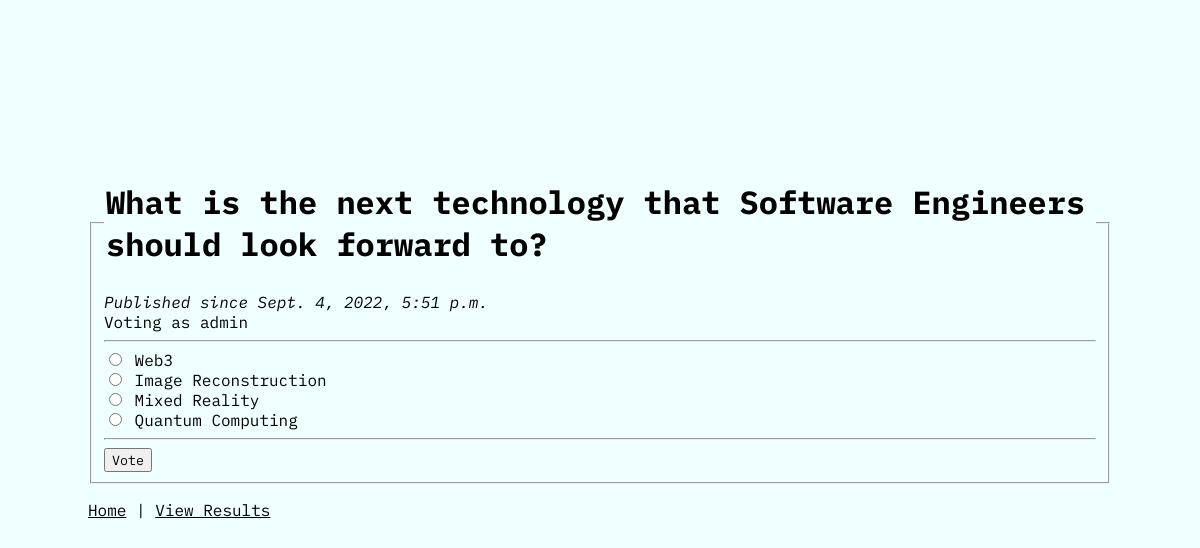
Page /polls/4/ (signed in) on the committed database.
### polls/models.py (models this page shows, shortened)
class Question(models.Model):
    question_text = models.CharField(max_length=280)
    publish_date = models.DateTimeField("date published")
    end_date = models.DateTimeField("date closed", default=None, null=True, blank=True)
    visibilty = models.BooleanField("poll visibility", default=True)
    def is_published(self):
        if not self.visibilty:
            return False
        return timezone.now() >= self.publish_date
    def can_vote(self):
        if not self.is_published():
            return False
        if not self.end_date:
            return True
        return self.end_date >= timezone.now() >= self.publish_date

class Choice(models.Model):
    question = models.ForeignKey(Question, on_delete=models.CASCADE)
    choice_text = models.CharField(max_length=80)

### polls/views.py (the view)
# urls.py: path("<int:pk>/", views.DetailsView.as_view(), name="details"),
class DetailsView(generic.DetailView):
    model = Question
    template_name = "polls/details.html"
    def dispatch(self, request, *args, **kwargs):
        self.question_id = kwargs["pk"]
        question = Question.objects.get(pk=self.question_id)
        if not question.is_published():
            raise Http404("Question is unpublished")
        if not question.can_vote():
            return redirect("polls:results", pk=self.question_id)
        return super(DetailsView, self).dispatch(request, *args, **kwargs)
    def get_context_data(self, **kwargs):
        question = Question.objects.get(pk=self.question_id)
        context = super().get_context_data(**kwargs)
        user = self.request.user
        if user.is_authenticated:
            try:
                selected_choice = VoteData.objects.get(
                    user=user, choice__in=question.choice_set.all()
                ).choice.choice_text
                context["selected_choice"] = selected_choice
            except VoteData.DoesNotExist:
                pass  # Do nothing here, selected_choice is not set
        return context
    def get_queryset(self):
        return Question.objects.filter(id__in=get_published())

### polls/views.py (called while the page is built)
def get_published():
    questions = Question.objects.all()
    return [q.id for q in questions if q.is_published()]

### polls/templates/polls/details.html (shortened to what this page needs)
{% load static %}
<html lang="en_US">
<head>
    <link rel="stylesheet" href="{% static 'polls/style.css' %}">
</head>
<body>
    <div class="container">
        <form action="{% url 'polls:vote' question.id %}" method="post">
            <fieldset>
                <legend>
                    <h1>{{ question.question_text }}</h1>
                </legend>
                <i>Published since {{ question.publish_date }}</i>
                {% if user.is_authenticated %}
                <br>Voting as {{ user.username }}
                {% else %}
                <br><b>You must <a href="/accounts/login/?next={% url 'polls:details' question.id %}">sign in</a> first
                    before voting!</b>
                {% endif %}
                <hr class="solid">
                {% for choice in question.choice_set.all %}
                {% if choice.choice_text == selected_choice %}
                <input type="radio" checked="true" name="choice" id="choice{{ forloop.counter }}"
                    value="{{ choice.id }}">
                {% else %}
                <input type="radio" name="choice" id="choice{{ forloop.counter }}" value="{{ choice.id }}">
                {% endif %}
                <label for="choice{{ forloop.counter }}">{{ choice.choice_text }}</label><br />
                {% endfor %}
                <hr class="solid">
                <button type="submit">Vote</button>
            </fieldset>
        </form>
        <a href="{% url 'polls:index' %}">Home</a> | <a href="{% url 'polls:results' question.id %}">View Results</a>
    </div>
</body>
</html>

### polls/static/polls/style.css (style rules this page uses)
body { font-family: 'IBM Plex Mono', monospace; background-color: azure; }
a { color: black; }
div.container { margin: 10rem 5rem; }
button { font-family: 'IBM Plex Mono', monospace; }

### rows in the picture
Question: question_text "What is the next technology that Software Engineers should look forward to?", publish_date "Sept. 4, 2022, 5:51 p.m."
Choice: choice_text "Web3"
Choice: choice_text "Image Reconstruction"
Choice: choice_text "Mixed Reality"
Choice: choice_text "Quantum Computing"

### other values in the picture
{{ user.username }} "admin"
